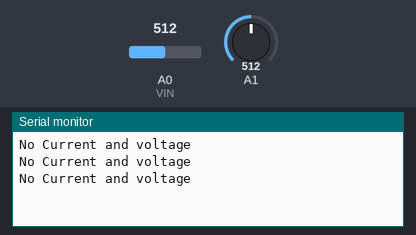
The sketch below on a simulated Arduino Uno, built with avr-gcc and run on an emulated ATmega328P. Shown: the last lines printed to the serial monitor. Inputs (shaded band) come from the test bench; at power-on: A0 (VIN) = 512, A1 = 512.

Above: at 1.3 s.
1.4 s: A0 (VIN) set to 536
At 1.9 s:
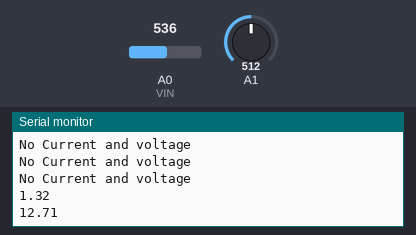
3.0 s: A1 set to 716
At 3.5 s:
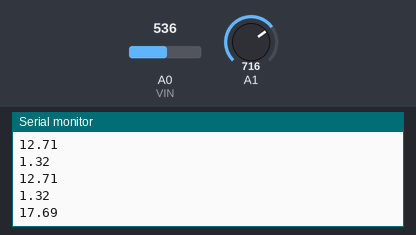
4.5 s: A0 (VIN) set to 716
At 5.0 s:
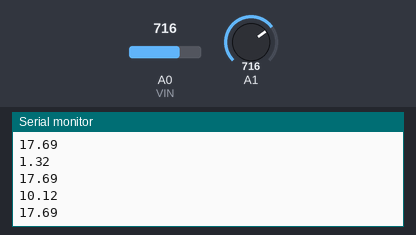
6.0 s: A1 set to 900
At 6.6 s:
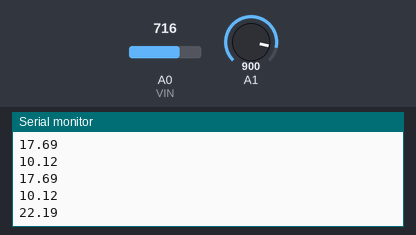
Timing chart, 0 to 8.5 s (numbered marks = the images above; inputs shaded):
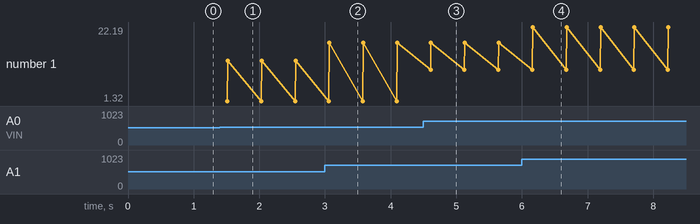

The sketch:

current_sensor.ino
```cpp
/*
 *

 */

#include <SoftwareSerial.h>

#define VIN A0 // define the Arduino pin A0 as voltage input (V in)
const float VCC   = 5.0;// supply voltage is from 4.5 to 5.5V. Normally 5V.
const int model = 1;   // enter the model number (see below)

int offset =20;// set the correction offset value
SoftwareSerial sw(2, 3); // RX, TX

float cutOffLimit = 1.01;// set the current which below that value, doesn't matter. Or set 0.5

/*
          "ACS712ELCTR-05B-T",// for model use 0
          "ACS712ELCTR-20A-T",// for model use 1
          "ACS712ELCTR-30A-T"// for model use 2
sensitivity array is holding the sensitivy of the  ACS712
current sensors. Do not change. All values are from page 5  of data sheet
*/
float sensitivity[] ={
          0.185,// for ACS712ELCTR-05B-T
          0.100,// for ACS712ELCTR-20A-T
          0.066// for ACS712ELCTR-30A-T

         };


const float QOV =   0.5 * VCC;// set quiescent Output voltage of 0.5V
float voltage1;// internal variable for voltage

void setup() {

    Serial.begin(9600);// initialize serial monitor
    sw.begin(9600);

}

void loop() {

  //Serial.println("Am ok");

  // Voltage Sensor
  int volt = analogRead(A1);// read the input

  //ACS712 Current Sensor
  float voltage_raw =   (5.0 / 1023.0)* analogRead(VIN);// Read the voltage from sensor
  voltage1 =  voltage_raw - QOV + 0.012 ;// 0.000 is a value to make voltage zero when there is no current
  float current = voltage1 / sensitivity[model];
  double voltage = map(volt,0,1023, 0, 2500) + offset;// map 0-1023 to 0-2500 and add correction offset
  voltage /=100;// divide by 100 to get the decimal values


  if(abs(current) > cutOffLimit ){
    //Serial.println("c%luv%lu",(current,voltage));
    Serial.println(current);
    Serial.println(voltage);
    sw.print("c");
    sw.print(current);
    sw.print(",");
    sw.print("v");
    sw.print(voltage);
    sw.print(",");

    //sw.print("c%f v%lf",(current,voltage));
    //Serial.println(current);
    //Serial.println("%lu",current);
  }else{
    //Serial.write("%lf",voltage);
    Serial.println("No Current and voltage");
    sw.print("c0v0");
  }
  delay(500);
}
```

Measured:
- the behaviour switches between 529 and 530 on A0 (VIN) (found by bisection; images 0 and 1)
- after the input at 1.4 s, the serial monitor: prints a new line after 0.12 s (image 1)
- after the input at 3.0 s, the serial monitor: prints a new line after 0.07 s (image 2)
- after the input at 4.5 s, the serial monitor: prints a new line after 0.11 s (image 3)
- after the input at 6.0 s, the serial monitor: prints a new line after 0.17 s (image 4)
- plotted number 1: 12.71 → 17.69 after the input at 3.0 s, 17.69 → 22.19 after the input at 6.0 s
